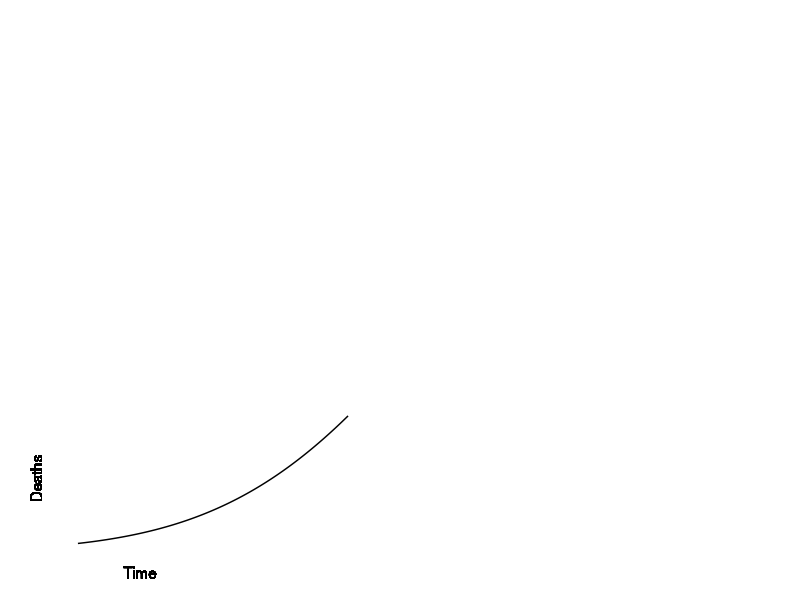
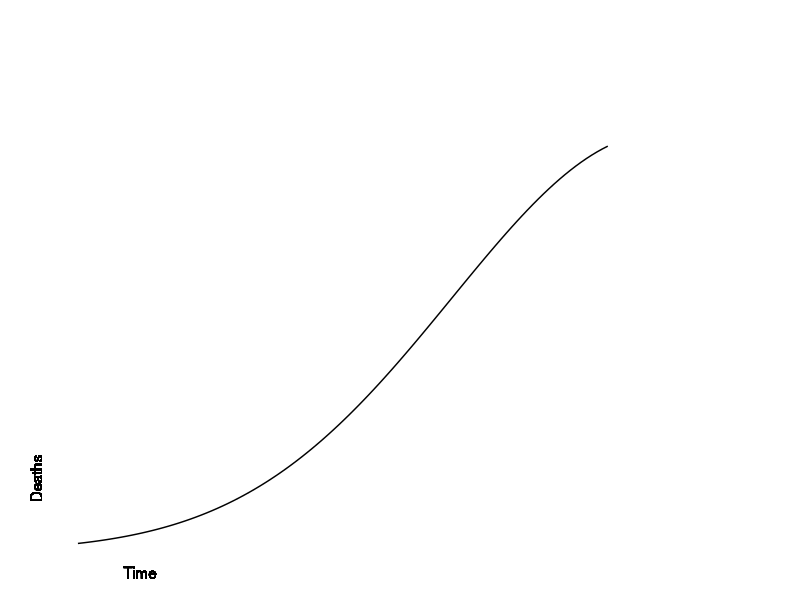
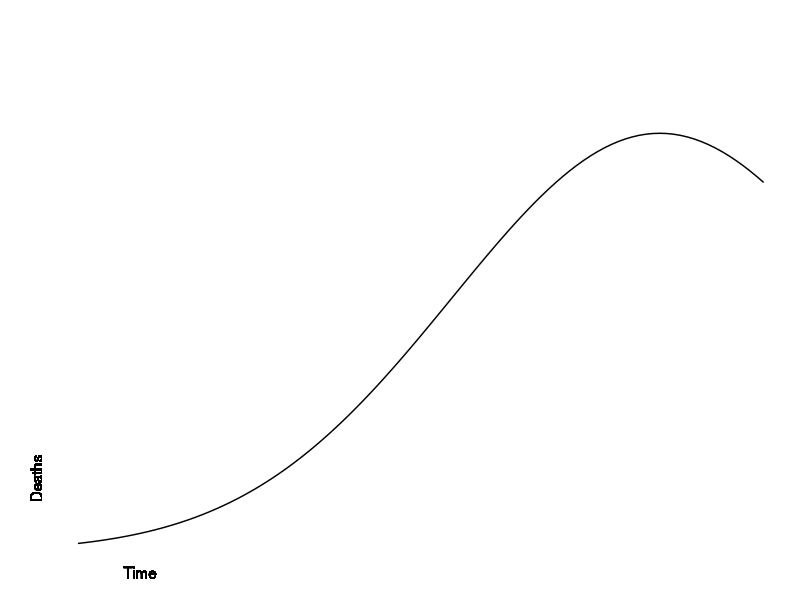

Reproduce these figures in R, in order.
## ---- chunk 1
knitr::opts_chunk$set(echo=FALSE)
suppressMessages(suppressWarnings(library(tidyverse)))
## ---- chunk 2
data.frame(
  x <- seq(-2.8, -1.5, length=100),
  y <- dnorm(x)) %>%
  ggplot(aes(x, y)) +
    geom_line() + 
    theme_void() + 
    expand_limits(x=c(-3, 0.5)) +
    expand_limits(y=c(-0.02, pnorm(0))) +
    geom_text(x=-2.5, y=-0.02, label="Time") +
    geom_text(x=-3, y=0.07, angle=90, label="Deaths")
## ---- chunk 3
data.frame(
  x <- seq(-2.8, -0.25, length=100),
  y <- dnorm(x)) %>%
  ggplot(aes(x, y)) +
    geom_line() + 
    theme_void() + 
    expand_limits(x=c(-3, 0.5)) +
    expand_limits(y=c(-0.02, pnorm(0))) +
    geom_text(x=-2.5, y=-0.02, label="Time") +
    geom_text(x=-3, y=0.07, angle=90, label="Deaths")
## ---- chunk 4
data.frame(
  x <- seq(-2.8, 0.5, length=100),
  y <- dnorm(x)) %>%
  ggplot(aes(x, y)) +
    geom_line() + 
    theme_void() + 
    expand_limits(x=c(-3, 0.5)) +
    expand_limits(y=c(-0.02, pnorm(0))) +
    geom_text(x=-2.5, y=-0.02, label="Time") +
    geom_text(x=-3, y=0.07, angle=90, label="Deaths")
